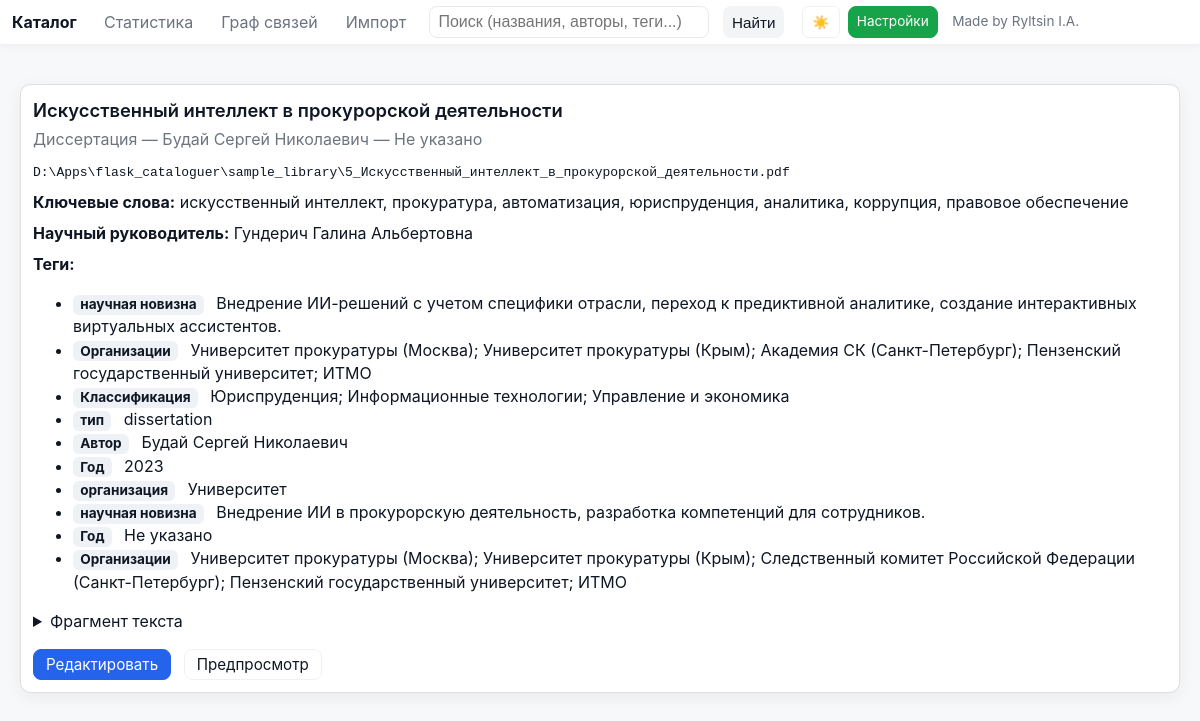
The page /file/1 on the database its author committed.
### models.py (models this page shows)
class File(db.Model):
    __tablename__ = "files"
    id = db.Column(db.Integer, primary_key=True)
    path = db.Column(db.String, unique=True, nullable=False)
    rel_path = db.Column(db.String, nullable=False)
    filename = db.Column(db.String, nullable=False)
    ext = db.Column(db.String, nullable=True)
    size = db.Column(db.Integer, nullable=True)
    mtime = db.Column(db.Float, nullable=True)
    sha1 = db.Column(db.String, nullable=True, index=True)
    material_type = db.Column(db.String, nullable=True)
    title = db.Column(db.String, nullable=True)
    author = db.Column(db.String, nullable=True)
    year = db.Column(db.String, nullable=True)
    advisor = db.Column(db.String, nullable=True)
    keywords = db.Column(db.String, nullable=True)
    abstract = db.Column(db.Text, nullable=True)
    text_excerpt = db.Column(db.Text, nullable=True)
    tags = db.relationship("Tag", backref="file", cascade="all, delete-orphan")

class Tag(db.Model):
    __tablename__ = "tags"
    id = db.Column(db.Integer, primary_key=True)
    file_id = db.Column(db.Integer, db.ForeignKey("files.id", ondelete="CASCADE"), index=True, nullable=False)
    key = db.Column(db.String, index=True, nullable=False)
    value = db.Column(db.String, index=True, nullable=False)

### app.py (the view)
@app.route("/file/<int:file_id>")
def file_detail(file_id):
    f = File.query.get_or_404(file_id)
    return render_template("detail.html", f=f)

### app.py (called while the page is built)
@app.after_request
def _force_utf8(resp):
    try:
        ct = (resp.headers.get('Content-Type') or '').lower()
        if ct.startswith('text/html'):
            resp.headers['Content-Type'] = 'text/html; charset=utf-8'
        elif ct.startswith('application/json'):
            resp.headers['Content-Type'] = 'application/json; charset=utf-8'
        return resp
    except Exception:
        return resp

### templates/detail.html (shortened to what this page needs)
{% extends "base.html" %}
{% block content %}
<div class="card">
  <div class="card-body">
    <h4 class="card-title">{{ f.title or f.filename }}</h4>
    <div class="mb-2 text-muted">
      {% set mt_norm = (f.material_type or 'document')|lower %}
      {% set type_ru_map = {
        'dissertation':'Диссертация', 'dissertation_abstract':'Автореферат',
        'article':'Статья', 'textbook':'Учебник', 'monograph':'Монография',
        'report':'Отчет', 'patent':'Патент', 'presentation':'Презентация',
        'proceedings':'Труды конференции', 'standard':'Стандарт',
        'note':'Заметка', 'document':'Документ', 'audio':'Аудио', 'image':'Изображение'
      } %}
      {{ type_ru_map.get(mt_norm, f.material_type or 'Документ') }}{% if f.author %} — {{ f.author }}{% endif %}{% if f.year %} — {{ f.year }}{% endif %}
    </div>
    <div class="mb-2"><code>{{ f.path }}</code></div>
    {% if f.keywords %}
      <div class="mb-2"><strong>Ключевые слова:</strong> {{ f.keywords }}</div>
    {% endif %}
    {% if f.advisor %}
      <div class="mb-2"><strong>Научный руководитель:</strong> {{ f.advisor }}</div>
    {% endif %}
    <div class="mb-3">
      <strong>Теги:</strong>
      <ul class="mb-0">
        {% set key_ru_map = {
          'type':'Тип','материал':'Материал','author':'Автор','автор':'Автор','year':'Год','год':'Год',
          'advisor':'Научный руководитель','doi':'DOI','isbn':'ISBN','literature':'Литература',
          'organizations':'Организации','classification':'Классификация','section':'Раздел',
          'volume':'Том','pages':'Страницы','publisher':'Издательство','conference':'Конференция',
          'keywords':'Ключевые слова'
        } %}
        {% for t in f.tags %}
          {% set key_norm = (t.key or '')|lower %}
          <li><span class="badge text-bg-secondary">{{ key_ru_map.get(key_norm, t.key) }}</span> {{ t.value }}</li>
        {% else %}
          <li class="text-muted">Тегов нет</li>
        {% endfor %}
      </ul>
    </div>
    {% if f.text_excerpt %}
      <details>
        <summary>Фрагмент текста</summary>
      </details>
    {% endif %}
    <a class="btn btn-primary mt-3" href="{{ url_for('edit', file_id=f.id) }}">Редактировать</a>
    <a class="btn btn-outline-secondary mt-3 ms-2" href="{{ url_for('preview_file', rel_path=f.rel_path) }}">Предпросмотр</a>
  </div>
</div>
{% endblock %}

### templates/base.html (shortened to what this page needs)
<!doctype html>
<html lang="ru">
<head>
  <link href="{{ url_for('static', filename='bootstrap.css') }}" rel="stylesheet">
  <link href="{{ url_for('static', filename='styles.css') }}" rel="stylesheet">
</head>
<body>
<nav class="navbar navbar-expand-lg navbar-dark bg-dark fixed-top">
  <div class="container-fluid">
    <a class="navbar-brand" href="{{ url_for('index') }}">Каталог</a>
    <div class="collapse navbar-collapse" id="nav">
      <ul class="navbar-nav mr-auto">
        <li class="nav-item"><a class="nav-link" href="{{ url_for('stats') }}">Статистика</a></li>
        <li class="nav-item"><a class="nav-link" href="{{ url_for('graph') }}">Граф связей</a></li>
        <li class="nav-item"><a class="nav-link" href="{{ url_for('import_files') }}">Импорт</a></li>
      </ul>
      <form class="nav-center d-flex search-form" role="search" action="{{ url_for('index') }}">
        <input class="form-control me-2" type="search" name="q" placeholder="Поиск (названия, авторы, теги...)" value="{{ q or '' }}">
        <button class="btn btn-outline-light" type="submit">Найти</button>
      </form>
      <div class="nav-right d-flex align-items-center">
        <div class="nav-actions d-flex align-items-center">
          <button id="themeToggle" type="button" title="Переключить тему" aria-label="Переключить тему">☀️</button>
          <a class="btn btn-success btn-sm" href="{{ url_for('settings') }}">Настройки</a>
        </div>
        <span class="author-mark ms-2">Made by Ryltsin I.A.</span>
      </div>
    </div>
  </div>
</nav>
<main class="container page">
  {% block content %}{% endblock %}
</main>
</body>
</html>

### static/styles.css (style rules this page uses)
:root { --bg: #f6f8fa; --fg: #0f1724; --muted: #6b7280; --card: #ffffff; --muted-bg: #eef2f6; --accent: #2563eb; }
html, body { background: var(--bg); color: var(--fg); font-family: Inter, -apple-system, BlinkMacSystemFont, 'Segoe UI', Roboto, 'Helvetica Neue', Arial; line-height:1.45; }
.container { max-width: 1100px; margin: 0 auto; padding: 1rem; }
.container.page { max-width: none; }
.badge { margin-right: .5rem; display:inline-block; padding:.2rem .45rem; border-radius:6px; background:var(--muted-bg); color:var(--fg); font-size:.85rem }
body { padding-top: calc(var(--nav-h, 56px) + 0.5rem); }
.navbar.fixed-top { z-index: 1030; }
.nav-right { gap: .6rem; }
.search-form { margin: 0; display: flex; gap: .5rem; align-items: center; }
.search-form .form-control { width: 220px; min-width: 120px; }
.nav-actions { gap: .5rem; margin-left: .6rem; }
.card .card-body { padding: .75rem; }
.page { padding: 1.25rem; }
.navbar { display:flex; align-items:center; justify-content:space-between; padding: .35rem .75rem; background: var(--card) !important; border-bottom: 1px solid rgba(0,0,0,0.06); box-shadow: 0 2px 8px rgba(16,24,40,0.04); white-space: nowrap; overflow-x: auto; }
.navbar .container-fluid { display:flex; align-items:center; gap:.5rem; flex-wrap: nowrap; }
.navbar .collapse { display:grid !important; grid-template-columns: auto 1fr auto; align-items:center; gap:.5rem; position: static; padding-right: 0; }
.navbar .navbar-brand { font-weight: 700; color: var(--fg); text-decoration: none; margin-right: .75rem; font-size: 1rem; }
.navbar .navbar-nav { list-style:none; padding:0; margin:0; display:flex; gap: .35rem; align-items:center; flex-wrap: nowrap; }
.navbar .nav-link { color: var(--muted); text-decoration: none; padding: .25rem .45rem; border-radius: 6px; }
.navbar.navbar-dark .nav-link { color: var(--muted) !important; }
.navbar.navbar-dark .navbar-brand { color: var(--fg) !important; }
.nav-right { display:flex; align-items:center; gap: .4rem; flex-wrap: nowrap; justify-content:flex-end; position:static; right:auto; top:auto; transform: none; }
.author-mark { color: var(--muted); font-size: .85rem; white-space: nowrap; }
.navbar { position: relative; }
.navbar .author-mark { position: static; right:auto; top:auto; transform:none; pointer-events:auto; }
.navbar .nav-right { padding-right: 0; justify-content: flex-end; }
.search-form { gap: .35rem; }
.nav-center { justify-self: center; width: 100%; max-width: 1100px; }
.search-form .form-control { height: 2rem; padding: .25rem .5rem; width: auto; min-width: 280px; flex: 1; }
.navbar .btn { height: 2rem; padding: .25rem .5rem; }
#themeToggle { height: 2rem; padding: .25rem .5rem; }
#themeToggle { padding:.35rem .6rem; border-radius:6px; background:transparent; border:1px solid rgba(0,0,0,0.06); color:var(--fg); cursor:pointer; }
.btn { display:inline-flex; align-items:center; justify-content:center; padding: .45rem .75rem; border-radius: .5rem; border: 1px solid transparent; background: #f3f4f6; color: var(--fg); text-decoration:none; cursor:pointer; font-size: .95rem; line-height: 1; transition: all .12s ease; }
.btn-sm { font-size: .85rem; padding: .25rem .5rem; }
.btn-primary { background: var(--accent); color: white; border-color: var(--accent); }
.btn-outline-secondary { background: transparent; color: var(--fg); border:1px solid rgba(0,0,0,0.06); }
.btn-success { background: #16a34a; color: white; border-color: #16a34a; }
.card { background: var(--card); border-radius: 10px; padding: 0; box-shadow: 0 4px 18px rgba(16,24,40,0.06); overflow:hidden; margin-bottom: 1rem; }
.card-body { padding: 1rem; }
.card-title { font-size: 1.15rem; margin-bottom: .25rem; }
input[type='text'], input[type='search'], textarea, select { padding: .5rem .6rem; border-radius: 8px; border: 1px solid #e6e9ee; background: white; color: var(--fg); }
.form-control { width:100%; }
.text-muted { color: var(--muted); }
.d-flex { display:flex; align-items:center; }
.ms-2 { margin-left: .5rem; }
.me-2 { margin-right: .5rem; }
.mt-3 { margin-top: 1rem; }
.mb-2 { margin-bottom: .5rem; }
.mb-3 { margin-bottom: 1rem; }
.navbar.fixed-top { position: fixed !important; top: 0; left: 0; right: 0; width: 100%; z-index: 1050; }
.card { overflow: hidden; }

### rows shown on the page
File: title "Искусственный интеллект в прокурорской деятельности", get "Диссертация", author "Будай Сергей Николаевич", year "Не указано", path "D:\\Apps\\flask_cataloguer\\sample_library\\5_Искусственный_интеллект_в_прокурорской_деятельности.pdf", keywords "искусственный интеллект, прокуратура, автоматизация, юриспруденция, аналитика, коррупция, правовое обеспечение", advisor "Гундерич Галина Альбертовна"
Tag: get "научная новизна", value "Внедрение ИИ-решений с учетом специфики отрасли, переход к предиктивной аналитике, создание интерактивных виртуальных ассистентов."
Tag: get "Организации", value "Университет прокуратуры (Москва); Университет прокуратуры (Крым); Академия СК (Санкт-Петербург); Пензенский государственный университет; ИТМО"
Tag: get "Классификация", value "Юриспруденция; Информационные технологии; Управление и экономика"
Tag: get "тип", value "dissertation"
Tag: get "Автор", value "Будай Сергей Николаевич"
Tag: get "Год", value "2023"
Tag: get "организация", value "Университет"
Tag: get "научная новизна", value "Внедрение ИИ в прокурорскую деятельность, разработка компетенций для сотрудников."
Tag: get "Год", value "Не указано"
Tag: get "Организации", value "Университет прокуратуры (Москва); Университет прокуратуры (Крым); Следственный комитет Российской Федерации (Санкт-Петербург); Пензенский государственный университет; ИТМО"
